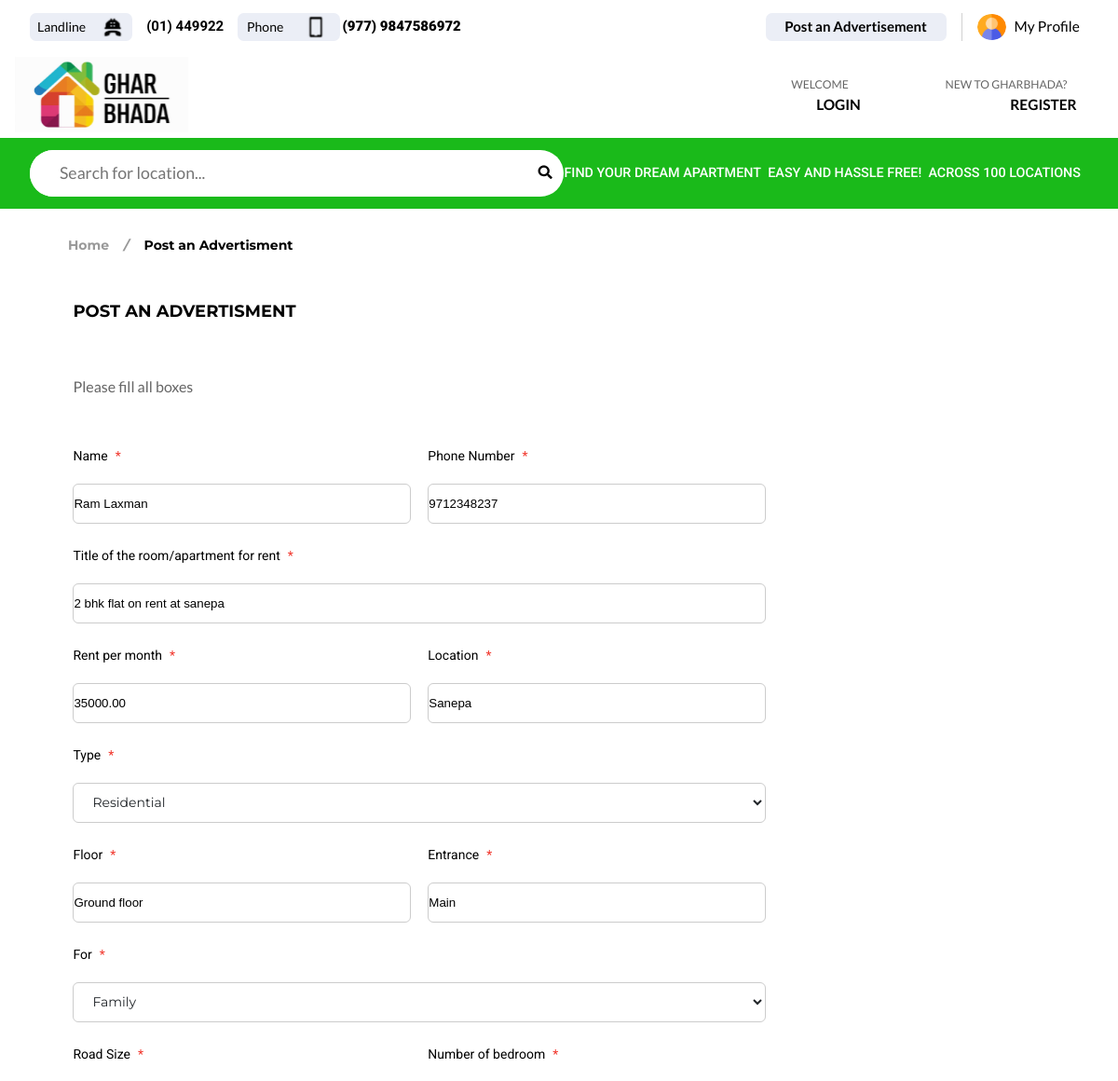
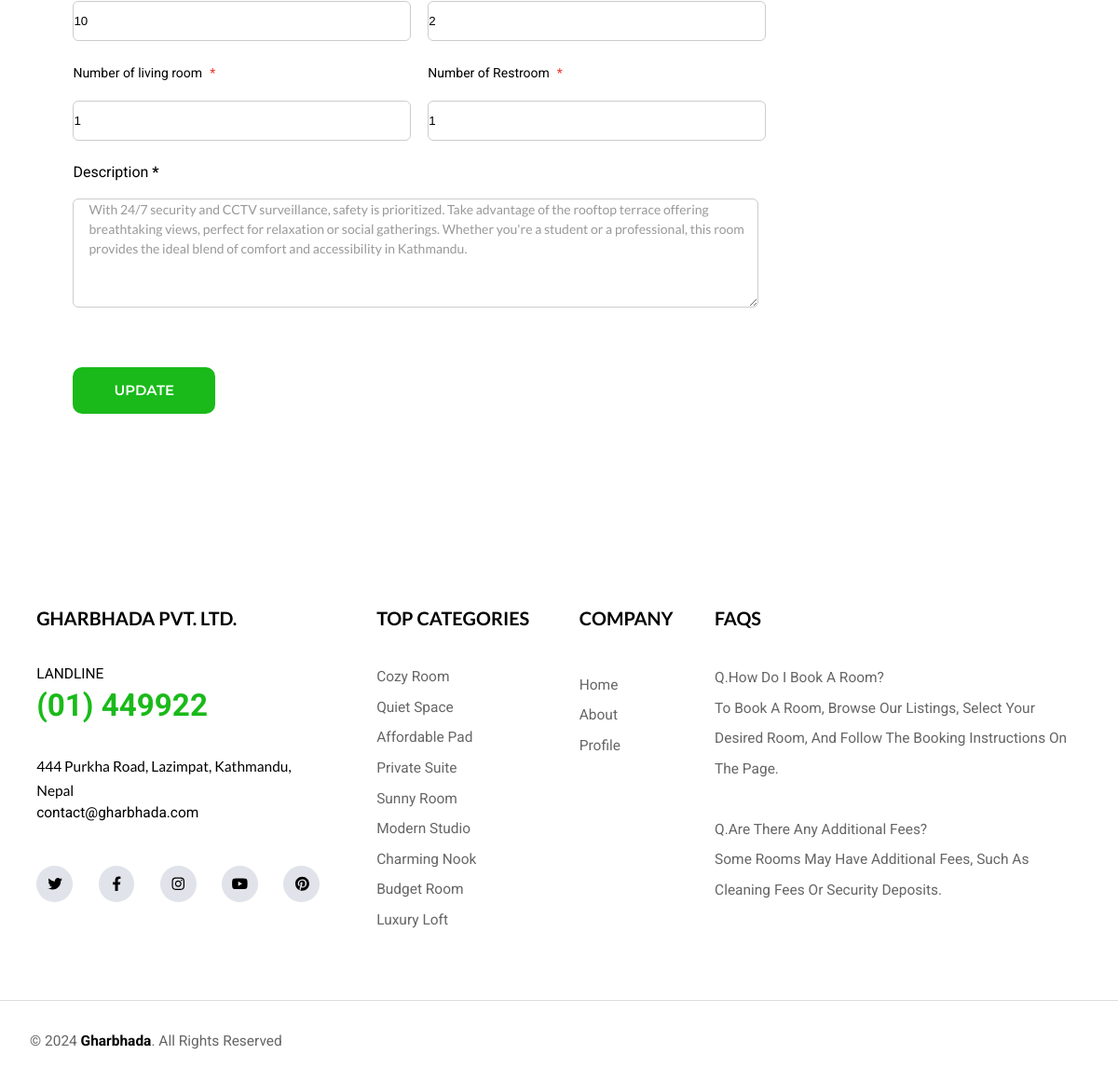
Page /components/UpdatePost.php?post_id=16 (signed in) on the committed database (2 pictures, top to bottom).
### tables this page shows
CREATE TABLE `posts` (
  `id` int(11) NOT NULL,
  `user_id` int(11) NOT NULL,
  `name` varchar(255) NOT NULL,
  `phone_number` varchar(20) NOT NULL,
  `title` varchar(255) NOT NULL,
  `rent` decimal(10,2) NOT NULL,
  `location` varchar(255) NOT NULL,
  `type` enum('residential','commercial') NOT NULL,
  `floor` varchar(40) DEFAULT NULL,
  `entrance` varchar(255) NOT NULL,
  `for_whom` enum('family','single') NOT NULL,
  `road_size` int(11) NOT NULL,
  `bedrooms` int(11) NOT NULL,
  `living_rooms` int(11) NOT NULL,
  `restrooms` int(11) NOT NULL,
  `image1` varchar(255) DEFAULT NULL,
  `image2` varchar(255) DEFAULT NULL,
  `image3` varchar(255) DEFAULT NULL,
  `description` text NOT NULL,
  `created_at` timestamp NOT NULL DEFAULT current_timestamp(),
  `updated_at` timestamp NOT NULL DEFAULT current_timestamp() ON UPDATE current_timestamp()
);

### Models/PostCRUDModel.php (called while the page is built, shortened)
<?php
class PostCRUD
{
    private $db;
    public function __construct($db)
    {
        $this->db = $db;
    }
    public function getSinglePost($id)
    {
        $query = "SELECT * FROM Posts WHERE id = ?";
        $stmt = $this->db->prepare($query);
        $stmt->bind_param('i', $id);
        $stmt->execute();
        $result = $stmt->get_result();
        $post = $result->fetch_assoc();
        return $post;
    }
}
?>

### components/UpdatePost.php (the view, shortened to what this page needs)
<?php
require_once '../Models/PostCRUDModel.php';
require_once '../Database/DatabaseConnection.php';
$PostCRUDModel = new PostCRUD($db);
$user = $_SESSION['user'];
$name = $user['name'];
$phoneNumber = $user['phone'];
if (isset($_GET['post_id'])) {
    $Postid = $_GET['post_id'];
    $SinglePost = $PostCRUDModel->getSinglePost($Postid);
} else {
    echo "No post ID provided.";
    exit();
}
?>
<!DOCTYPE html>
<html lang="en">
<head>
    <link rel="stylesheet" href="../css/style.css">
    <link rel="stylesheet" href="../css/login.css">
    <link rel="stylesheet" href="../css/postAndAdvertisement.css">
</head>
<body>
    <?php
        include 'header.php';
    ?>
     <section id="PostAnAdvertisement">
        <div id="pageLocation">
            <p id="pageLocationText">Home <i>/</i> <b>Post an Advertisment</b></p>
        </div>
        <h1 id="PostAnAdvertisementTitle">Post an advertisment</h1>
        <p id="fillAllBoxes">Please fill all boxes</p>
        <form action="../Controllers/PostCRUDController.php?action=update" id="PostForm" method="POST" onsubmit="ValidatePostForm(event)" enctype="multipart/form-data">
            <div class="formGroupLarge">
            <div class="formGroup">
                <label for="name">Name <b>*</b></label><span id="NameField">Please Enter Name</span><br>
                <input type="text" id="name" name="name"  value="<?php echo ($name); ?>">
            </div>
            <div class="formGroup">
                <label for="name">Phone Number <b>*</b></label><span id="PhoneNumberField">Please Enter Phone Number</span><br>
                <input type="text" id="phoneNumberform" name="phoneNumber"  value="<?php echo ($phoneNumber); ?>">
            </div>
        </div>
            <div class="formGroupLarge">
            <div class="formGroup">
                <label for="name">Title of the room/apartment for rent <b>*</b></label><span id="TitleField">Please Enter Title</span><br>
                <input type="text" id="titlePost" name="title" value="<?php echo($SinglePost['title']) ?>">
            </div>
        </div>
        <div class="formGroupLarge">
            <div class="formGroup">
                <label for="name">Rent per month  <b>*</b></label><span id="RentField">Please Enter Rent</span><br>
                <input type="text" id="rentPerMonth" name="rent" value="<?php echo($SinglePost['rent']) ?>">
            </div>
            <div class="formGroup">
                <label for="name">Location <b>*</b></label><span id="LocationField">Please Enter Location</span><br>
                <input type="text" id="location" name="location" value="<?php echo($SinglePost['location']) ?>">
            </div>
        </div>
        <div class="formGroupLarge">
            <div class="formGroup">
                <label for="name">Type <b>*</b></label><span id="TypeField">Please Enter Type</span><br>
                <select name="type" id="type" value="<?php echo($SinglePost['type']) ?>">
                    <option value="residential" selected>Residential</option>
                </select>
            </div>
        </div>
        <div class="formGroupLarge">
            <div class="formGroup">
                <label for="name">Floor  <b>*</b></label><span id="FloorField">Please Enter Floor</span><br>
                <input type="text" id="floor" name="floor" value="<?php echo($SinglePost['floor']) ?>">
            </div>
            <div class="formGroup">
                <label for="name">Entrance <b>*</b></label><span id="EntranceField">Please Enter Entrance</span><br>
                <input type="text" id="entrance" name="entrance" value="<?php echo($SinglePost['entrance']) ?>">
            </div>
        </div>
        <div class="formGroupLarge">
            <div class="formGroup">
                <label for="name">For <b>*</b></label><span id="ForField">Please Enter FOr</span><br>
                <select name="for" id="for" value="<?php echo($SinglePost['for_whom']) ?>">
                    <option value="Family" selected>Family</option>
                </select>
            </div>
        </div>
        <div class="formGroupLarge">
            <div class="formGroup">
                <label for="name">Road Size  <b>*</b></label><span id="RoadSizeField">Please Enter Road Size</span><br>
                <input type="text" id="RoadSize" name="RoadSize" value="<?php echo($SinglePost['road_size']) ?>">
            </div>
            <div class="formGroup">
                <label for="name">Number of bedroom <b>*</b></label><span id="BedroomField">Please Enter number of bedroom</span><br>
                <input type="text" id="Bedroom" name="Bedroom" value="<?php echo($SinglePost['bedrooms']) ?>">
            </div>
        </div>
        <div class="formGroupLarge">
            <div class="formGroup">
                <label for="name">Number of living room <b>*</b></label><span id="LivingroomField">Please Enter number of living room</span><br>
                <input type="text" id="LivingRoom" name="LivingRoom" value="<?php echo($SinglePost['living_rooms']) ?>">
            </div>
            <div class="formGroup">
                <label for="name">Number of Restroom <b>*</b></label><span id="RestroomField">Please Enter number of restroom</span><br>
                <input type="text" id="Restroom" name="Restroom" value="<?php echo($SinglePost['restrooms']) ?>">
            </div>
        </div>
        <div class="formGroupLarge" id="DescriptionBox">
            <div class="formGroup>
                <label for="name">Description <b>*</b></label><span id="DescriptionField">Please Enter Description</span><br><br>
                <textarea name="description" id="description" placeholder="Room features, requirements, etc."><?php echo($SinglePost['description']) ?></textarea>
            </div>
        </div>
        <button id="submitPost" type="submit">Update</button>
        </form>
     </section>
    <?php
        include 'footer.php';
    ?>
</body>
</html>

### css/style.css (style rules this page uses)
* { margin: 0; padding: 0; box-sizing: border-box; }
body { font-family: 'Roboto', sans-serif, Lato; background-color: #f1f1f1; width: 100%; height: 100%; }

### css/login.css (style rules this page uses)
#pageLocation { width: 100%; height: 5.07306rem; background: #FFF; padding-left: 4.56rem; display: flex; align-items: center; }
#pageLocationText { color: #999; font-family: Montserrat; font-size: 0.87681rem; font-style: normal; font-weight: 700; line-height: 1.31525rem; display: flex; gap: 1rem; }
#pageLocationText b { color: #000; font-family: Montserrat; font-size: 0.87681rem; font-style: normal; font-weight: 700; line-height: 1.31525rem; }
form { display: flex; flex-direction: column; }

### css/postAndAdvertisement.css (style rules this page uses)
#PostAnAdvertisement { height: 95rem; width: 100%; display: flex; flex-direction: column; align-items: flex-start; gap: 1rem; background-color: white; }
#PostAnAdvertisementTitle { display: flex; width: 100%; height: 1.3125rem; flex-direction: column; justify-content: center; flex-shrink: 0; color: #000; font-family: Montserrat; font-size: 1.125rem; font-style: normal; font-weight: 700; line-height: 1.35rem; text-transform: uppercase; padding: 1rem; padding-left: 4.9rem; }
#fillAllBoxes { display: flex; width: 21.62531rem; height: 1.7rem; flex-direction: column; justify-content: center; flex-shrink: 0; color: #666; font-family: Lato; font-size: 1rem; font-style: normal; font-weight: 400; line-height: 1.7rem; padding: 3rem; padding-left: 4.9rem; }
section #PostForm { height: 81.7rem; width: 49.44rem; background-color: white; margin-left: 4.9rem; gap: 2rem; }
.formGroupLarge { display: flex; justify-content: space-between; height: 4.69rem; width: 46.49rem; }
.formGroup label { display: flex; height: 1.3125rem; align-items: center; align-items: center; flex-shrink: 0; color: #000; font-family: Roboto; font-size: 0.875rem; font-style: normal; font-weight: 400; line-height: 1.3125rem; gap: 0.5rem; }
.formGroup label b { color: #F1352B; font-family: Roboto; font-size: 0.875rem; font-style: normal; font-weight: 400; line-height: 1.3125rem; }
.formGroup input { width: 22.68188rem; height: 2.6875rem; flex-shrink: 0; border-radius: 0.375rem; border: 1px solid #CCC; background: #FFF; }
#titlePost { width: 46.48938rem; height: 2.6875rem; flex-shrink: 0; border-radius: 0.375rem; border: 1px solid #CCC; background: #FFF; }
.formGroup select { display: flex; width: 46.48938rem; height: 2.6875rem; justify-content: flex-end; align-items: center; flex-shrink: 0; border-radius: 0.375rem; border: 1px solid #CCC; background: #FFF; color: #212529; font-family: Montserrat; font-size: 0.875rem; font-style: normal; font-weight: 400; line-height: 1.3125rem; padding-left: 1rem; }
#description { display: flex; height: 7.3125rem; width: 46rem; align-items: center; flex-shrink: 0; border-radius: 0.375rem; border: 1px solid #CCC; background: white; color: #999; font-family: Lato; font-size: 0.875rem; font-style: normal; font-weight: 400; line-height: 1.3125rem; padding-left: 1rem; }
#submitPost { display: flex; width: 9.55063rem; height: 3.125rem; justify-content: center; align-items: center; flex-shrink: 0; border-radius: 0.625rem; background: #1ABA1A; color: #FFF; text-align: center; font-family: Montserrat; font-size: 0.9375rem; font-style: normal; font-weight: 600; line-height: 1.125rem; text-transform: uppercase; border: 0px; margin-top: 7rem; }

### rows in the picture
posts: title "2 bhk flat on rent at sanepa", rent "35000.00", location "Sanepa", type "Residential", floor "Ground floor", entrance "Main", for "Family", RoadSize "10", Bedroom "2", LivingRoom "1", Restroom "1", description "With 24/7 security and CCTV surveillance, safety is prioritized. Take advantage of the rooftop terrace offering breathtaking views, perfect for relaxation or social gatherings. Whether you're a student or a professional, this room provides the ideal blend of comfort and accessibility in Kathmandu."
